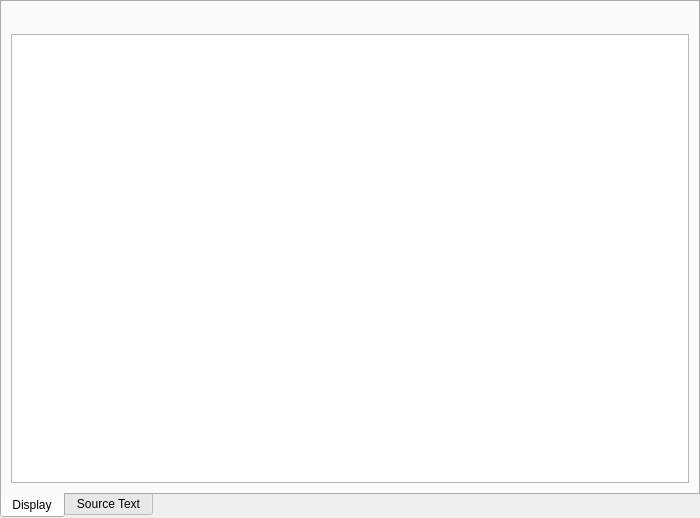
<?xml version="1.0" encoding="UTF-8"?>
<ui version="4.0">
 <class>RichTextEditor</class>
 <widget class="QTabWidget" name="RichTextEditor">
  <property name="geometry">
   <rect>
    <x>0</x>
    <y>0</y>
    <width>700</width>
    <height>518</height>
   </rect>
  </property>
  <property name="windowTitle">
   <string notr="true">TabWidget</string>
  </property>
  <property name="tabPosition">
   <enum>QTabWidget::South</enum>
  </property>
  <property name="currentIndex">
   <number>0</number>
  </property>
  <widget class="QWidget" name="qwRich">
   <attribute name="title">
    <string>Display</string>
   </attribute>
   <layout class="QVBoxLayout" name="verticalLayout_2">
    <item>
     <widget class="QToolBar" name="qtbToolBar"/>
    </item>
    <item>
     <widget class="RichTextHtmlEdit" name="qteRichText">

      <property name="contextMenuPolicy">
         <enum>Qt::CustomContextMenu</enum>
      </property>

      <property name="autoFormatting">
       <set>QTextEdit::AutoAll</set>
      </property>
     </widget>
    </item>
   </layout>
  </widget>
  <widget class="QWidget" name="qwPlain">
   <attribute name="title">
    <string>Source Text</string>
   </attribute>
   <layout class="QVBoxLayout" name="verticalLayout">
    <item>
     <widget class="QPlainTextEdit" name="qptePlainText">
         <property name="contextMenuPolicy">
            <enum>Qt::CustomContextMenu</enum>
         </property>
     </widget>
    </item>
   </layout>
  </widget>
  <action name="qaBold">
   <property name="checkable">
    <bool>true</bool>
   </property>
   <property name="icon">
    <iconset>
     <normaloff>skin:actions/format-text-bold.svg</normaloff>skin:actions/format-text-bold.svg</iconset>
   </property>
   <property name="text">
    <string>&amp;Bold</string>
   </property>
   <property name="shortcut">
    <string>Ctrl+B</string>
   </property>
  </action>
  <action name="qaItalic">
   <property name="checkable">
    <bool>true</bool>
   </property>
   <property name="icon">
    <iconset>
     <normaloff>skin:actions/format-text-italic.svg</normaloff>skin:actions/format-text-italic.svg</iconset>
   </property>
   <property name="text">
    <string>&amp;Italic</string>
   </property>
   <property name="toolTip">
    <string>Italic</string>
   </property>
   <property name="shortcut">
    <string>Ctrl+I</string>
   </property>
  </action>
  <action name="qaUnderline">
   <property name="checkable">
    <bool>true</bool>
   </property>
   <property name="icon">
    <iconset>
     <normaloff>skin:actions/format-text-underline.svg</normaloff>skin:actions/format-text-underline.svg</iconset>
   </property>
   <property name="text">
    <string>Underline</string>
   </property>
   <property name="shortcut">
    <string>Ctrl+U</string>
   </property>
  </action>
  <action name="qaColor">
   <property name="text">
    <string>Color</string>
   </property>
  </action>
  <action name="qaLink">
   <property name="icon">
    <iconset>
     <normaloff>skin:mimetypes/text-html.svg</normaloff>skin:mimetypes/text-html.svg</iconset>
   </property>
   <property name="text">
    <string>Insert Link</string>
   </property>
   <property name="shortcut">
    <string>Ctrl+L</string>
   </property>
  </action>
  <action name="qaImage">
   <property name="icon">
    <iconset>
     <normaloff>skin:mimetypes/image-x-generic.svg</normaloff>skin:mimetypes/image-x-generic.svg</iconset>
   </property>
   <property name="text">
    <string>Insert Image</string>
   </property>
  </action>
 </widget>
 <customwidgets>
  <customwidget>
   <class>RichTextHtmlEdit</class>
   <extends>QTextEdit</extends>
   <header>RichTextEditor.h</header>
  </customwidget>
 </customwidgets>
 <resources/>
 <connections/>
</ui>
